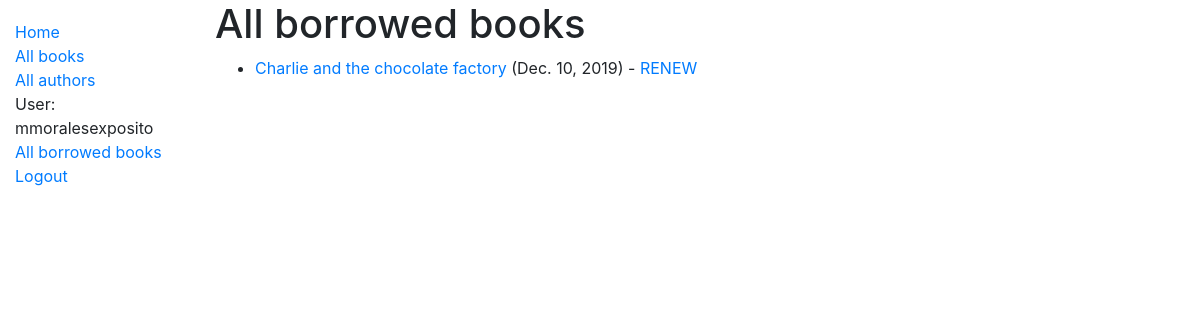
/catalog/loaned-books/ (signed in), run on an earlier commit of the app's database.
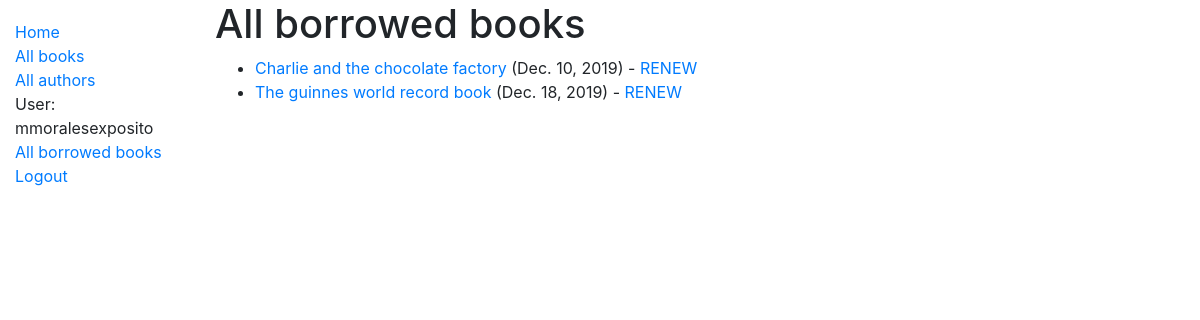
And on a later commit of the database.
### catalog/models.py (models this page shows, shortened)
class BookInstance(models.Model):
    id = models.UUIDField(primary_key=True, default=uuid.uuid4,
                          help_text='Unique ID for this particular book instance.')
    book = models.ForeignKey('Book', on_delete=models.SET_NULL, null=True)
    imprint = models.CharField(max_length=200)
    due_back = models.DateField(null=True, blank=True)
    borrower = models.ForeignKey(User, on_delete=models.SET_NULL, null=True, blank=True)
    LOAN_STATUS = (
        ('m', 'Maintenance'),
        ('o', 'On loan'),
        ('a', 'Available'),
        ('r', 'Reserved')
    )
    status = models.CharField(
        max_length=1,
        choices=LOAN_STATUS,
        blank=True,
        default='m',
        help_text='Book availability'
    )
    class Meta:
        ordering = ['due_back']
        permissions = (("can_mark_returned", "Can set book as returned"),)
    def is_overdue(self):
        if self.due_back and date.today() > self.due_back:
            return True
        return False

class Book(models.Model):
    title = models.CharField(max_length=200)
    author = models.ForeignKey('Author', on_delete=models.SET_NULL, null=True)
    summary = models.TextField(max_length=1000, help_text='Enter a brief description of the book')
    isbn = models.CharField('ISBN', max_length=13,
                            help_text='13 Character <a href="https://www.isbn-international.org/content/what-isbn">ISBN number</a>')
    genre = models.ManyToManyField(Genre, help_text='Select a genre for this book')
    language = models.ForeignKey('Language', on_delete=models.SET_NULL, null=True)
    def display_genre(self):
        """Create a string for the Genre. This is required to display Genre on admin."""
        return ', '.join(genre.name for genre in self.genre.all()[:3])
    display_genre.short_description = 'Genre'

### catalog/views.py (the view)
# urls.py: path('loaned-books/', views.AllLoanedBooksListView.as_view(), name='all-borrowed'),
class AllLoanedBooksListView(PermissionRequiredMixin, generic.ListView):
    model = BookInstance
    template_name = 'catalog/bookinstance_list_all_borrowed.html'
    paginate_by = 10
    permission_required = "catalog.can_mark_returned"
    def get_queryset(self):
        return BookInstance.objects.filter(status__exact='o').order_by('due_back')

### catalog/templates/catalog/bookinstance_list_all_borrowed.html
{% extends "base_generic.html" %}
{% block content %}
    <h1>All borrowed books</h1>
    {% if bookinstance_list %}
        <ul>
        {% for bookinst in bookinstance_list %}
        <li class="{% if bookinst.is_overdue%}text-danger{% endif %}">
            <a href="{% url 'book-detail' bookinst.book.pk %}">{{ bookinst.book.title }}</a> ({{ bookinst.due_back }}) - {{ bookinst.borrower.username }} <a href="{% url 'renew-book-librarian' bookinst.id %}">RENEW</a>
        </li>
        {% endfor %}
        </ul>
    {% else %}
        <p>There are no books borrowed.</p>
    {% endif %}
{% endblock %}

What changed in the data, as far as the page shows it:
added BookInstance: book "The guinnes world record book", due_back "Dec. 18, 2019"
